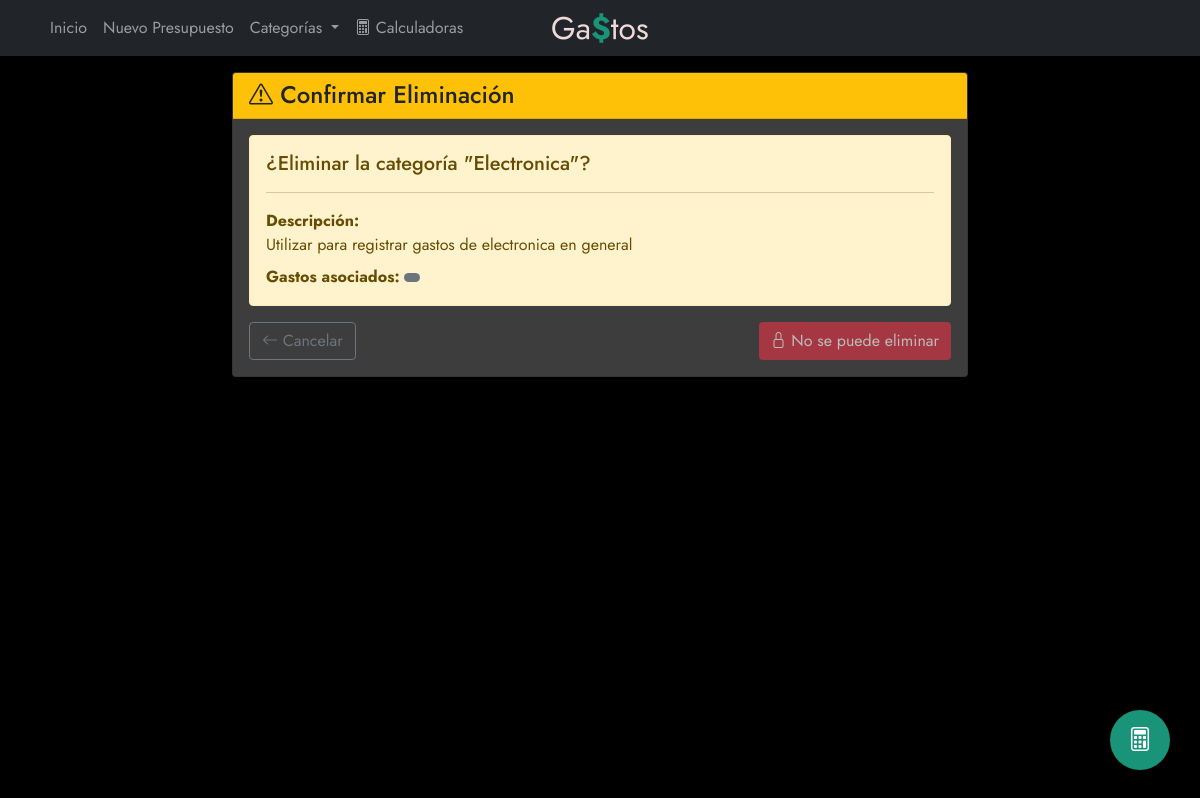
Page /categoria/3/eliminar/ on the committed database.
### presupuestos/models.py (models this page shows, shortened)
class Categoria(models.Model):
    nombre = models.CharField(max_length=100)
    descripcion = models.TextField(blank=True, null=True)

### presupuestos/views.py (the view, shortened to what this page needs)
# urls.py: path('categoria/<int:pk>/eliminar/', views.CategoriaDeleteView.as_view(), name='eliminar_categoria'),
class CategoriaDeleteView(DeleteView):
    model = Categoria
    template_name = 'presupuestos/categoria_confirm_delete.html'
    success_url = reverse_lazy('presupuestos:listar_categorias')

### presupuestos/templates/presupuestos/categoria_confirm_delete.html (shortened to what this page needs)
{% extends 'presupuestos/base.html' %}
{% block content %}
<div class="row justify-content-center">
    <div class="col-lg-8">
        <div class="card">
            <div class="card-header bg-warning text-dark">
                <h4 class="mb-0">
                    <i class="bi bi-exclamation-triangle"></i> Confirmar Eliminación
                </h4>
            </div>
            <div class="card-body">
                <div class="alert alert-warning">
                    <h5 class="alert-heading">¿Eliminar la categoría "{{ object.nombre }}"?</h5>
                    <hr>
                    <div class="mb-2">
                        <strong>Descripción:</strong>
                        <p class="mb-0">{% if object.descripcion %}{{ object.descripcion }}{% else %}<span class="text-muted">Sin descripción</span>{% endif %}</p>
                    </div>
                    <div class="mb-0">
                        <strong>Gastos asociados:</strong>
                        <span class="badge {% if object.gastos_count > 0 %}bg-danger{% else %}bg-secondary{% endif %} rounded-pill">
                        </span>
                    </div>
                </div>
                <form method="post">
                    <div class="d-flex justify-content-between">
                        <a href="{% url 'presupuestos:listar_categorias' %}" class="btn btn-outline-secondary">
                            <i class="bi bi-arrow-left"></i> Cancelar
                        </a>
                        {% if object.gastos_count == 0 %}
                        <button type="submit" class="btn btn-danger">
                            <i class="bi bi-trash"></i> Confirmar Eliminación
                        </button>
                        {% else %}
                        <button type="button" class="btn btn-danger" disabled>
                            <i class="bi bi-lock"></i> No se puede eliminar
                        </button>
                        {% endif %}
                    </div>
                </form>
            </div>
        </div>
    </div>
</div>
{% endblock %}

### presupuestos/static/presupuestos/css/styles.css (style rules this page uses)
body, button, input, select, textarea, h1, h2, h3, h4, h5, h6, p, a, span, div { font-family: 'Jost', sans-serif; }
:root { --tx-primary: #199478; --tx-secondary: #BF5656; --tx-ternary: #FFBE46; --bg-primary: #000000; --bg-secondary: #3D3D3D; --accent-primary: #a0ffe9; --accent-secondary: #6c757d; }
@media (min-width: 769px) { body { margin-bottom: 100px; } }
.card { background-color: var(--bg-secondary) !important; color: white !important; }
.btn-danger { background-color: var(--tx-secondary); border: none; }

### rows in the picture
Categoria: nombre "Electronica", descripcion "Utilizar para registrar gastos de electronica en general"
